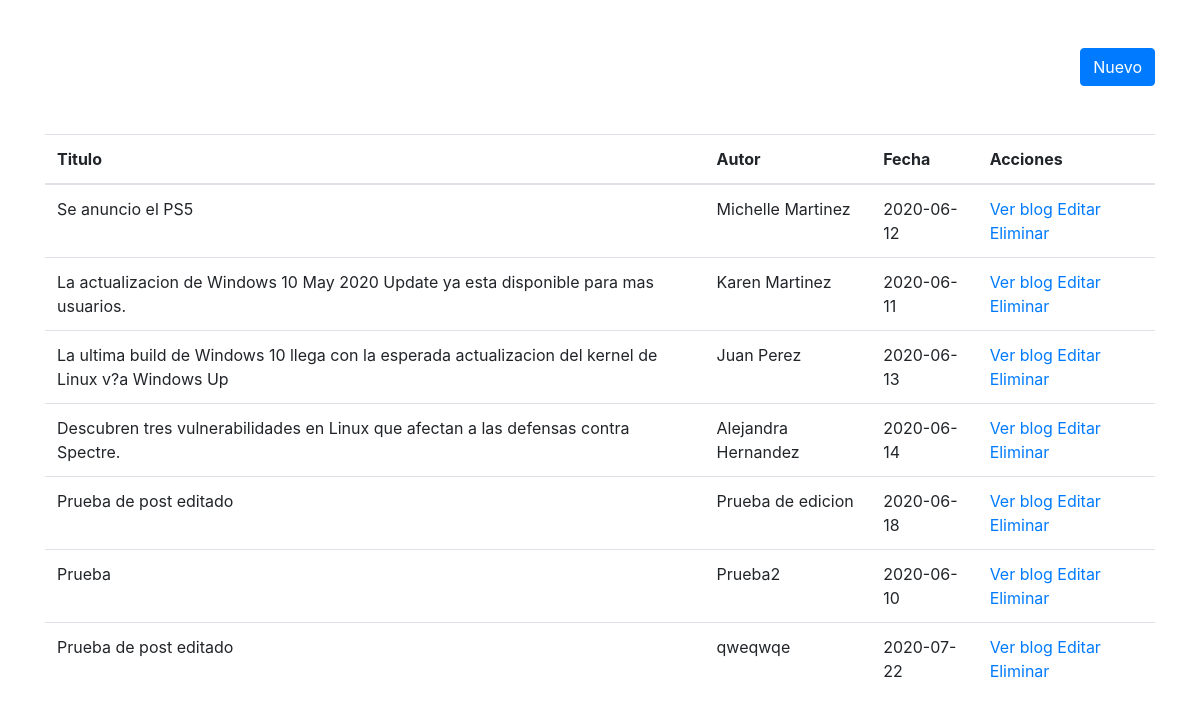
Page /Modulos/blog/index.php on the committed database.
### tables this page shows
CREATE TABLE `blog` (
  `id_blog` int(11) NOT NULL,
  `titulo` varchar(100) NOT NULL,
  `descripcion` varchar(500) NOT NULL,
  `fecha` date NOT NULL,
  `autor` varchar(100) NOT NULL,
  `status` int(1) DEFAULT 1,
  `categoria` int(11) NOT NULL
);

### Modulos/blog/index.php (the view, shortened to what this page needs)
<!DOCTYPE html>
<html lang="es-MX">
<head>
<link rel="stylesheet" href="https://stackpath.bootstrapcdn.com/bootstrap/4.5.0/css/bootstrap.min.css">
</head>
<body>
<?php require_once 'conexion.php'; ?>
<div class="container mt-5">
    <div class="row">
    <div class="col-sm-12">
    <a href ="formulario_blog.php" class="btn btn-primary float-right mb-5">Nuevo</a>
    </div>
    <div class="col-sm-12">
  <div class="table-reponsive">
    <table class="table table-stripped">
    <thead>
      <tr>
        <th>Titulo</th>
        <th>Autor</th>
        <th>Fecha</th>
        <th>Acciones</th>
      </tr>
    </thead>
    <tbody>
      <?php
      $consulta = "SELECT * FROM blog";
      $resultado = mysqli_query($mysqli, $consulta);
      while($fila = mysqli_fetch_array($resultado)){
      ?>
      <tr>
        <td><?php echo $fila["titulo"]; ?></td>
        <td><?php echo $fila["autor"]; ?></td>
        <td><?php echo $fila["fecha"]; ?></td>
        <td>
        <a href="detalle_blog.php?id=<?php echo $fila['id_blog']; ?>">Ver blog</a>
        <a href="fEdicion_blog.php?id=<?php echo $fila['id_blog']; ?>">Editar</a>
        <a href="eliminar_blog.php?id=<?php echo $fila['id_blog']; ?>">Eliminar</a>
        </td>
      </tr>
      <?php }  ?>
    </tbody>
    </table>
  </div>
  </div>
  </div>
  </div>
</body>
</html>

### rows in the picture
blog: titulo "Se anuncio el PS5", autor "Michelle Martinez", fecha "2020-06-12"
blog: titulo "La actualizacion de Windows 10 May 2020 Update ya esta disponible para mas usuarios.", autor "Karen Martinez", fecha "2020-06-11"
blog: titulo "La ultima build de Windows 10 llega con la esperada actualizacion del kernel de Linux v?a Windows Up", autor "Juan Perez", fecha "2020-06-13"
blog: titulo "Descubren tres vulnerabilidades en Linux que afectan a las defensas contra Spectre.", autor "Alejandra Hernandez", fecha "2020-06-14"
blog: titulo "Prueba de post editado", autor "Prueba de edicion", fecha "2020-06-18"
blog: titulo "Prueba", autor "Prueba2", fecha "2020-06-10"
blog: titulo "Prueba de post editado", autor "qweqwqe", fecha "2020-07-22"
